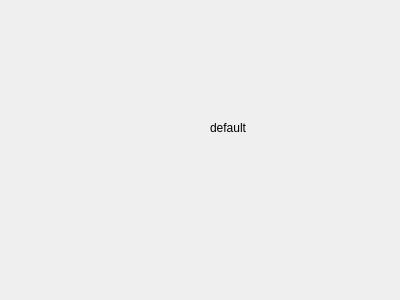
<?xml version="1.0" encoding="UTF-8"?>
<ui version="4.0">
 <class>Form</class>
 <widget class="QWidget" name="Form">
  <property name="geometry">
   <rect>
    <x>0</x>
    <y>0</y>
    <width>400</width>
    <height>300</height>
   </rect>
  </property>
  <property name="windowTitle">
   <string>Form</string>
  </property>
  <widget class="QLabel" name="label">
   <property name="geometry">
    <rect>
     <x>210</x>
     <y>120</y>
     <width>55</width>
     <height>16</height>
    </rect>
   </property>
   <property name="text">
    <string>default</string>
   </property>
  </widget>
 </widget>
 <resources/>
 <connections/>
</ui>
